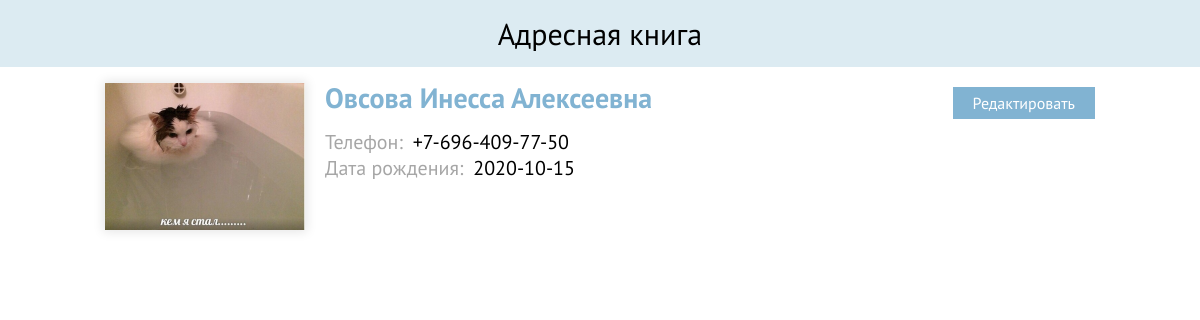
The page /core/view/contact_page.php?id=3 on the database its author committed.
### tables this page shows
CREATE TABLE `contact` (
  `Id_Contact` int(11) NOT NULL,
  `Name` varchar(50) NOT NULL,
  `Phone` varchar(16) NOT NULL,
  `Address` varchar(80) DEFAULT NULL,
  `Email` varchar(30) DEFAULT NULL,
  `Birthday` date DEFAULT NULL,
  `Image` varchar(260) DEFAULT NULL
);

### core/model/db.php (called while the page is built, shortened)
<?php
class DB
{
    private $db;
    private $db_name = 'addressbook';
    private $db_user = 'user';
    private $db_pass = '1234';
    private $db_host = 'localhost';
    public function __construct()
    {
        include_once('contact.php');
    }
    public function connect()
    {
        $this->db = new mysqli($this->db_host, $this->db_user, $this->db_pass, $this->db_name);
    }
    public function getContact($id) {
        $query = 'Select Id_Contact, Name, Phone, Address, Email, Birthday, Image From contact Where Id_Contact = ?;';
        $stmt = $this->db->prepare($query);
        $stmt->bind_param('i', $id);
        $stmt->execute();
        $stmt->store_result();
        $id = null;
        $name = null;
        $phone = null;
        $email = null;
        $address = null;
        $birthday = null;
        $image = null;
        $stmt->bind_result($id, $name, $phone, $email, $address, $birthday, $image);
        $contact = new Contact($id, $name, $phone, $email, $address, $birthday, $image);
        return $contact;
    }
}
?>

### core/model/contact.php (called while the page is built, shortened)
<?php
    class Contact {
        public $image;
		public function __construct($id, $name, $phone, $address = null, $email = null, $birthday = null, $image = null)
		{
			$this->id = htmlspecialchars($id);
            $this->name = htmlspecialchars($name);
            $this->phone = htmlspecialchars($phone);
            $this->image = $image;
            $this->birthday = empty($birthday) ? null : htmlspecialchars($birthday);
        }
        public function isImageExist() {
            return file_exists($_SERVER['DOCUMENT_ROOT'].'/addressbook/userImages/'.$this->image);
        }
}
?>

### core/view/contact_page.php (the view, shortened to what this page needs)
<?php include($_SERVER['DOCUMENT_ROOT'].'/addressbook/core/view/header.php') ?>
        <?php
            if ($_POST) {
                include($_SERVER['DOCUMENT_ROOT'].'/addressbook/core/controller/contact_controller.php');
            }
            else {
                include($_SERVER['DOCUMENT_ROOT'].'/addressbook/core/model/db.php');
                if (isset($_GET['id'])) {
                $id = (int)$_GET['id'];
                $db = new DB();
                $contact = $db->getContact($id);
                    if (!empty($contact->id)) {
                        ?>
                        <section class="contact-page">
                            <div class="contact-container" id="<?php echo $contact->id?>">
                                <img class="contact-page-image" src="./../../userImages/<?php echo $contact->isImageExist() ? $contact->image : 'defaultPhoto.jpg' ?>">
                                <div class="contact-info">
                                    <p class="contact-page-name contact-info-name"><?php echo $contact->name?></p>
                                    <div class="contact-info-additional contact-page-additional">
                                        <p class="contact-info-phone"><span>Телефон:</span><?php echo $contact->phone?></p>
                                        <?php echo empty($contact->birthday) ? '' : '<p class="contact-info-birthday"><span>Дата рождения:</span>'.$contact->birthday.'</p>'?>
                                    </div>
                                </div>
                                <button type="button" class="contact-edit button">Редактировать</button>
                            </div>
                        </section>
                        <?php
                    }
                    else {
                        echo '<p>Контакт не найден</p>';
                    }
                }
                else {
                    echo '<p>Контакт не найден</p>';
                }
            }
        ?>
    <?php include($_SERVER['DOCUMENT_ROOT'].'/addressbook/core/view/footer.php') ?>

### css/style.css (style rules this page uses)
body { margin: 0; padding: 0; font-family: "PT Sans", Arial, sans-serif; font-size: 16px; line-height: 26px; font-weight: 400; color: #000000; }
button { padding: 0; outline: none; }
h1, h2, p, ul { margin: 0; }
.button { font: inherit; padding: 3px 20px; background-color: #81b3d2; border: none; color: #ffffff; text-align: center; outline: none; }
.contact-container { margin: 5px; display: flex; position: relative; }
.contact-edit { position: absolute; right: 0; margin-left: 20px; }
.contact-info-name { margin-bottom: 6px; }
.contact-info p { line-height: 22px; }
.contact-info span { color: #a6a6a6; margin-right: 10px; }
.contact-info-additional { max-width: 680px; }
.contact-info-additional p { word-wrap: break-word; }
.contact-page-name { font-size: 28px; font-weight: 700; color: #81b3d2; }
.contact-page-image { width: 200px; height: auto; max-height: 200px; margin-right: 20px; margin-top: -4px; box-shadow: 0 0 10px 2px rgba(0, 0, 0, 0.1); }
.contact-page-additional { margin-top: 20px; }
.contact-page-additional p { font-size: 20px; line-height: 26px; }

### rows shown on the page
contact: Image (picture), Name "Овсова Инесса Алексеевна", Phone "+7-696-409-77-50", Birthday "2020-10-15"
